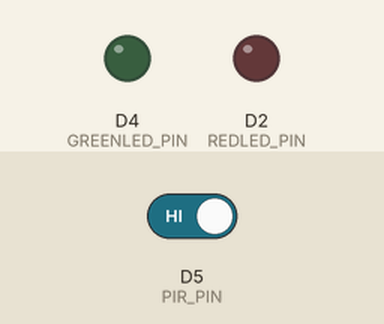
A sketch run on a simulated ESP8266 (NodeMCU). On the bench: output pins drawn as LEDs (lit = HIGH). Inputs (shaded band) come from the test bench; at power-on: D5 (PIR_PIN) HIGH. WiFi joins after 1.5 s; servers stay silent unless stated; what the sketch prints to the serial monitor is not drawn.

Above: at 0.1 s.
At 2.1 s:
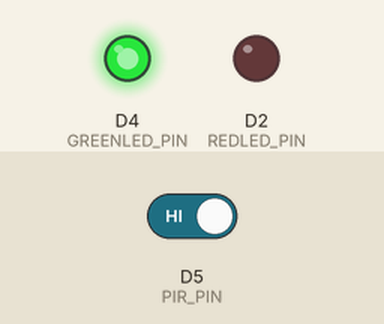
Timing chart, 0 to 3.6 s (numbered marks = the images above):
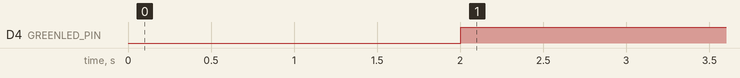

Measured:
- by itself, D4 (GREENLED_PIN): LOW → HIGH at 2.0 s

The sketch:

pirstation.ino
```cpp
//////////////////////////////////////////////////////////////////////////////
// Includes
#include <ESP8266WiFi.h>
#include <WiFiClient.h>

//////////////////////////////////////////////////////////////////////////////
// Defines
#define PIR_PIN D5      // Sensor
#define REDLED_PIN D2   // D2
#define GREENLED_PIN D4 // D4

//////////////////////////////////////////////////////////////////////////////
// Globals
IPAddress accesspoint_ip(42, 42, 42, 42);
int accesspoint_port(42501);
WiFiClient wifiClient;
bool g_connected(false);
bool g_armed(false);

//////////////////////////////////////////////////////////////////////////////
// Setup
void setup()
{
  // Debug
  Serial.begin(9600);

  // Status leds
  pinMode(REDLED_PIN, OUTPUT);
  pinMode(GREENLED_PIN, OUTPUT);

  // Setup sensor pin
  pinMode(PIR_PIN, INPUT);

  // Configure wifi node
  bool stationConfigured = WiFi.config(
    IPAddress(42, 42, 42, 44),  // local_ip
    IPAddress(42, 42, 42, 42),  // gateway
    IPAddress(255, 255, 255, 0) // subnet
    );

  if(!stationConfigured)
  {
    Serial.println("Error, WiFi.config() returned false.");
  }

  // Connect to wifi
  bool stationConnected = WiFi.begin(
    "GuaglioWifi",
    "testtesttest");

  if(!stationConnected)
  {
    Serial.println("Error, WiFi.begin() returned false.");
  }

  // Set automatic reconnection
  bool autoreconnect = WiFi.setAutoReconnect(true);

  if(!autoreconnect)
  {
    Serial.println("Error, WiFi.setAutoReconnect() returned false.");
  }

  Serial.println("Setup completed.");
}

//////////////////////////////////////////////////////////////////////////////
// Loop
void loop()
{
  // Loop every 1 second.
  // Check connetion only every
  CheckConnection();
  digitalWrite(GREENLED_PIN, g_connected ? HIGH : LOW);

  // If connected, check alarm state and read from local RFID reader
  if(g_connected)
  {
    CheckAlarmState();

    // Set red led according to alarm state
    digitalWrite(REDLED_PIN, g_armed ? HIGH : LOW);

    // If armed, loop fast on pir sensor
    CheckLocalPIR();
  }

  // Wait for a while
  delay(1000);
}

//////////////////////////////////////////////////////////////////////////////
// Check connection
void CheckConnection()
{
  g_connected = WiFi.status() == WL_CONNECTED;
}

//////////////////////////////////////////////////////////////////////////////
// Check alarm state
void CheckAlarmState()
{
  if(!wifiClient.connected())
  {
    if (!wifiClient.connect(accesspoint_ip, accesspoint_port))
    {
      return;
    }
  }

  // This will send the request to the server
  wifiClient.print("/armed\n");

  // Wait response
  String resp = wifiClient.readStringUntil('\n');

  if(resp.length() != 0)
  {
    //Serial.println("armed: " + resp + "_" + resp.length());
    if(resp.charAt(0) == '1')
    {
      g_armed = true;
    }
    else if(resp.charAt(0) == '0')
    {
      g_armed = false;
    }
    // else, does not change g_armed value
  }
  wifiClient.flush();
}

//////////////////////////////////////////////////////////////////////////////
// Check local PIR sensor
void CheckLocalPIR()
{
  // If no signal on sensor, all ok, return
  if(digitalRead(PIR_PIN) == LOW)
  {
    return;
  }

  // Else, send alarm to access point
  if(!wifiClient.connected())
  {
    if (!wifiClient.connect(accesspoint_ip, accesspoint_port))
    {
      return;
    }
  }

  // This will send the request to the server
  wifiClient.print("ALARM44\n");
  Serial.println("ALARM44");
}
```
